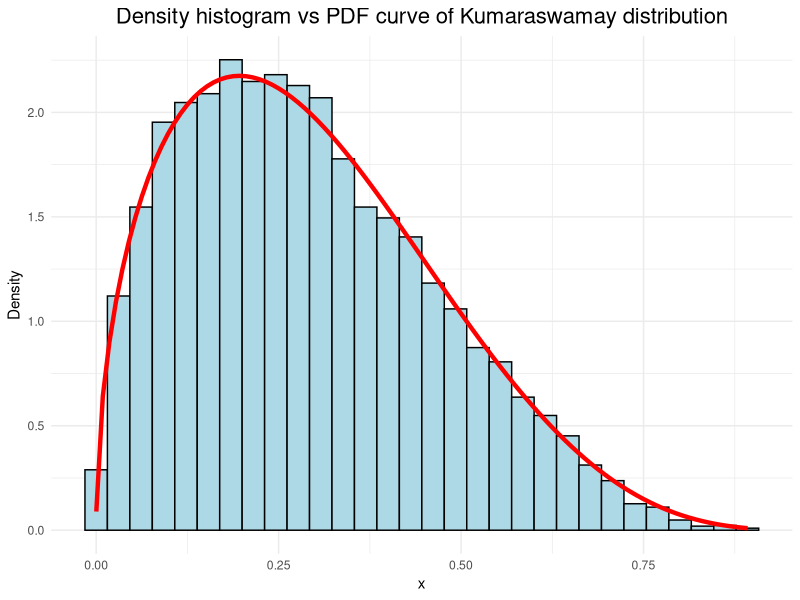
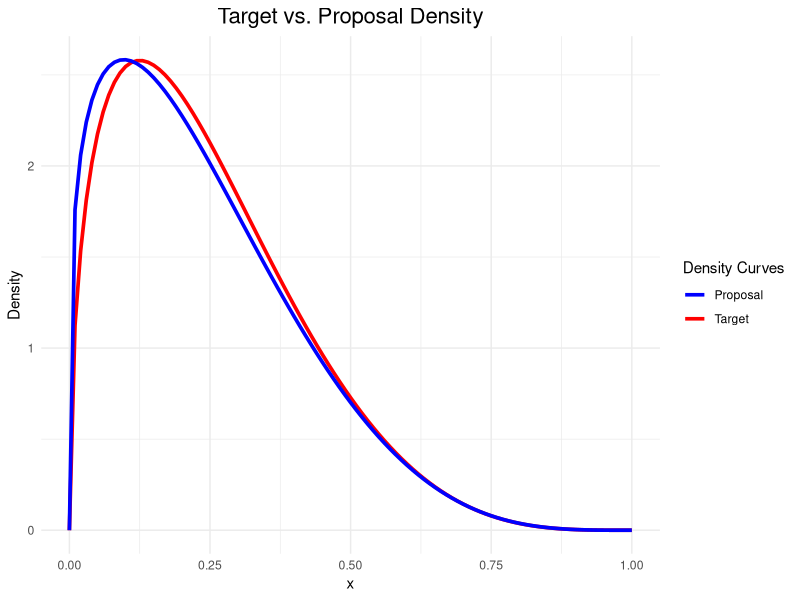
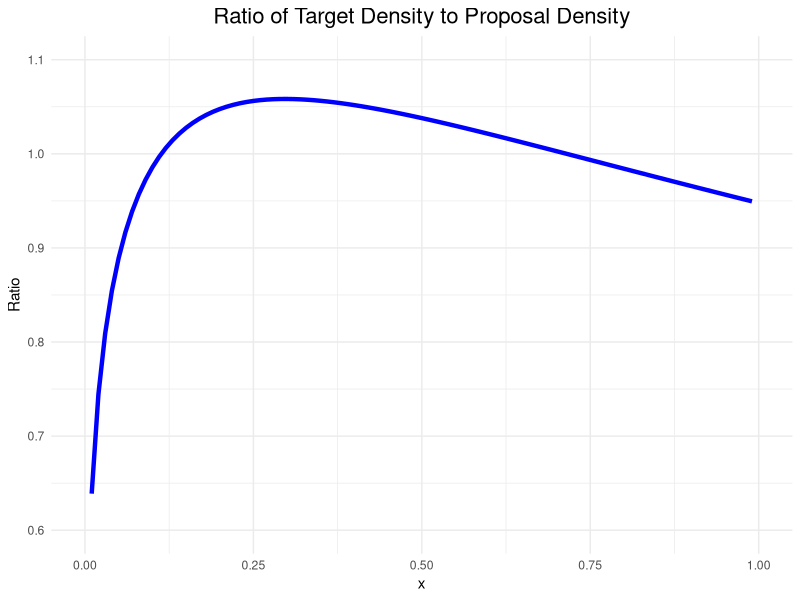
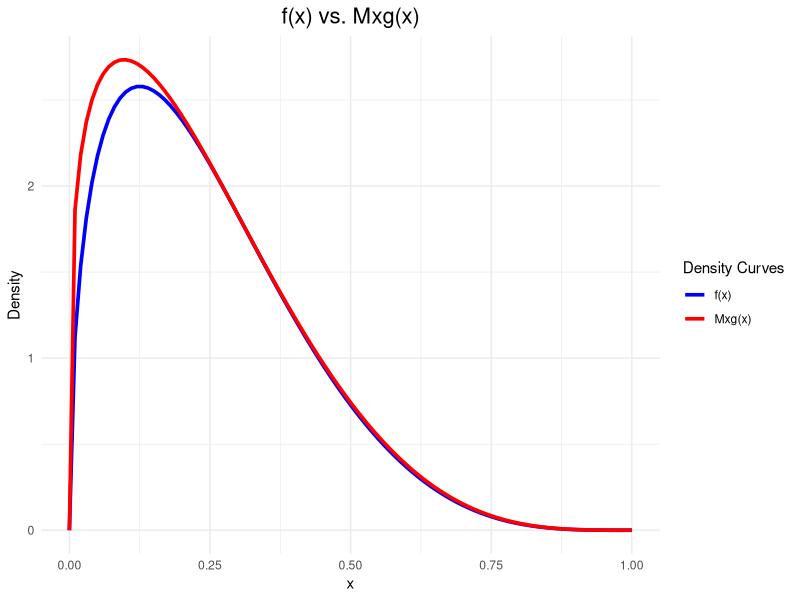
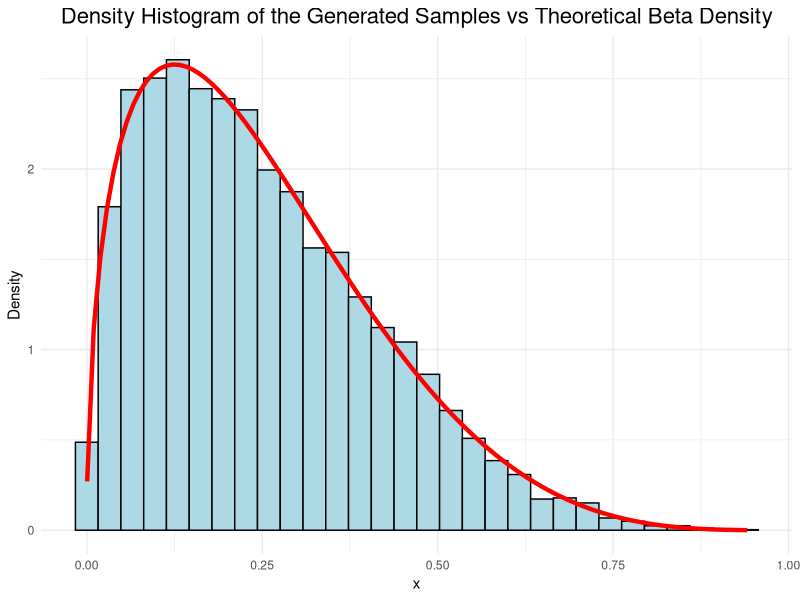
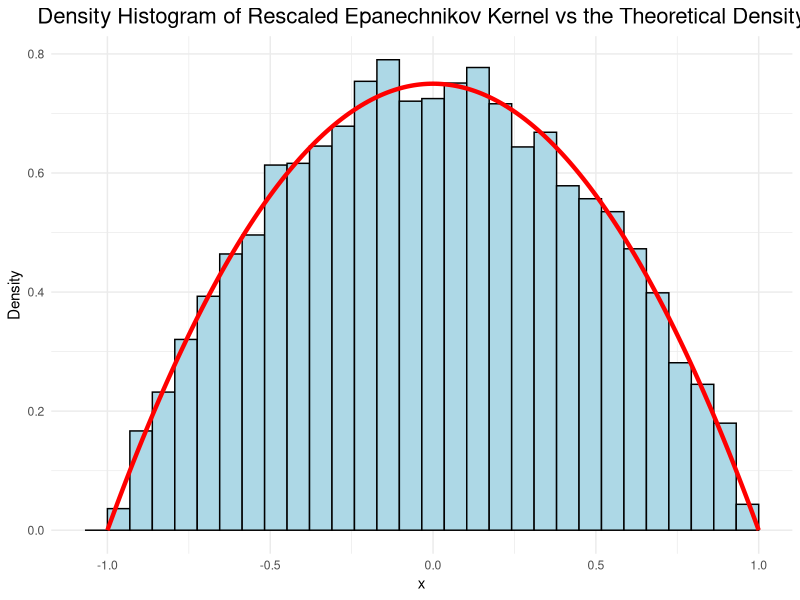
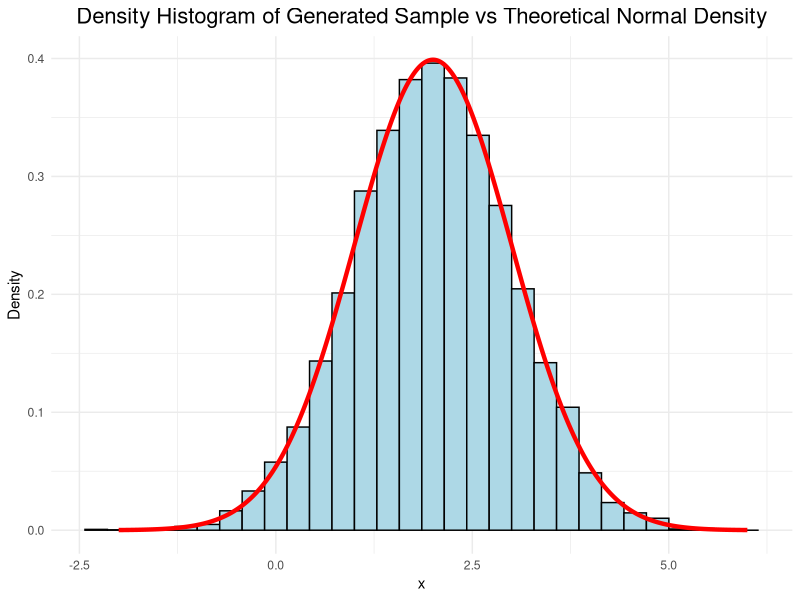
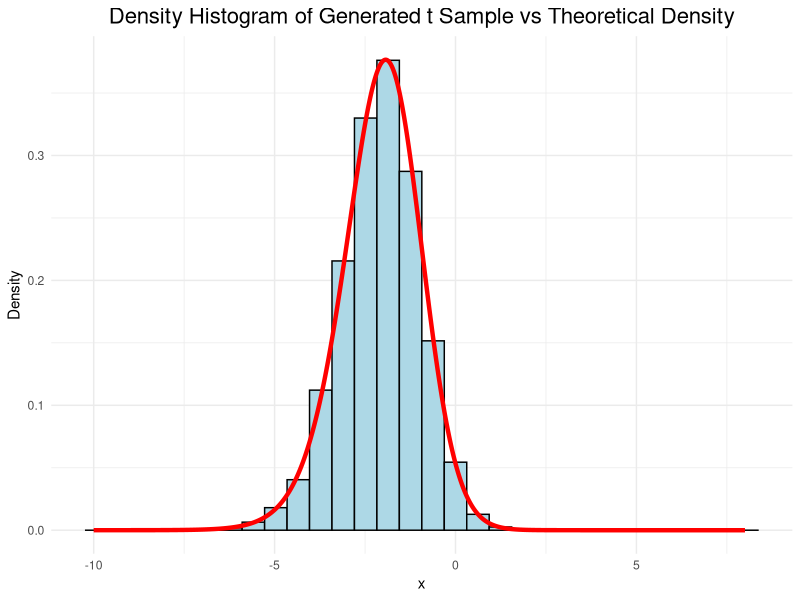

Generate these figures, in order, with R:
## ---- chunk 1
# Load packages
library(ggplot2)
## ---- chunk 2
# The pdf function for Kumaraswamay distribution
dkumara <- function(x, alpha, beta) {
  ifelse(x > 0 & x < 1, alpha * beta * x^(alpha - 1) * (1 - x^alpha)^(beta - 1), 0)
}

# The cdf function for Kumaraswamay distribution
pkumara <- function(x, alpha, beta) {
  ifelse(x > 0 & x < 1, 1 - (1 - x^alpha)^beta, 0)
}

# The quantile function for Kumaraswamay distribution
qkumara <- function(p, alpha, beta) {
  ifelse(p >= 0 & p <= 1, (1 - (1 - p)^(1/beta))^(1/alpha), NA)
}

# A function to generate random samples from Kumaraswamay distribution
rkumara <- function(n, alpha, beta) {
  p <- runif(n)
  qkumara(p, alpha, beta)
}
## ---- chunk 3
# Set the random seed for reproducibility
set.seed(5761)

# Set the parameters
alpha <- 1.5
beta <- 4.5
n <- 10^4

# Generate a random sample from Kumaraswamay distribution
kumara_sample <- rkumara(n, alpha, beta)

# Create a data frame for the sample
kumara_sample <- data.frame(x = kumara_sample)

# Create a plot for the density histogram and PDF curve
ggplot(kumara_sample, aes(x = x)) +
  geom_histogram(aes(y = ..density..), bins = 30, fill = "lightblue", color = "black") +
  geom_function(
    fun = function(x) dkumara(x, alpha, beta),
    color = "red",
    size = 1.5
  ) +
  labs(
    title = "Density histogram vs PDF curve of Kumaraswamay distribution",
    x = "x",
    y = "Density"
  ) +
  theme_minimal() +
  theme(plot.title = element_text(hjust = 0.5, size = 16))
## ---- chunk 4
# Define the target PDF (Beta distribution)
f <- function(x) dbeta(x, shape1 = 1.5, shape2 = 4.5)

# Define the proposal PDF (Kumaraswamy distribution)
g <- function(x, alpha, beta) dkumara(x, alpha, beta)

# Function to calculate the ratio f(x)/g(x)
ratio_fg <- function(x, alpha, beta) {
  f(x) / g(x, alpha, beta)
}
## ---- chunk 5
# Set beta parameter for the proposal distribution
beta_proposal <- 4.5

# Set alpha parameter for the proposal distribution
alpha_proposal <- 1.25

# Create a sequence of x values
x_values <- seq(0, 1, by = 0.01)

# Calculate the corresponding values of f(x), g(x), and f(x)/g(x)
f_values <- sapply(x_values, f)
g_values <- sapply(x_values, g, alpha = alpha_proposal, beta = beta_proposal)
ratio_values <- sapply(x_values, ratio_fg, alpha = alpha_proposal, beta = beta_proposal)

# Create a data frame
plot_data <- data.frame(x = x_values, f = f_values, g = g_values, ratio = ratio_values)

# Create a plot of the target density vs proposal density
ggplot(plot_data, aes(x = x)) +
  geom_line(aes(y = f, linetype = "Target", color = "Target"), size = 1.25) +
  geom_line(aes(y = g, linetype = "Proposal", color = "Proposal"), size = 1.25) +
  labs(
    title = "Target vs. Proposal Density",
    x = "x",
    y = "Density"
  ) +
  theme_minimal() +
  theme(plot.title = element_text(hjust = 0.5, size = 16)) +
  scale_linetype_manual(values = c("solid", "solid"), name = "Density Curves") +
  scale_color_manual(values = c("blue", "red"), name = "Density Curves")

# Create a plot of the ratio f(x)/g(x)
ggplot(plot_data, aes(x = x, y = ratio)) +
  geom_line(color = "blue", size = 1.5) +
  labs(
    title = "Ratio of Target Density to Proposal Density",
    x = "x",
    y = "Ratio"
  ) +
  theme_minimal() +
  theme(plot.title = element_text(hjust = 0.5, size = 16)) +
  ylim(0.6, 1.10)
## ---- chunk 6
# Find the maximum ratio f(x)/g(x)
  M <- optimize(ratio_fg, interval = c(0, 1), alpha = alpha_proposal, beta = beta_proposal, maximum = TRUE)
## ---- chunk 7
# Create a sequence of x values
x_values <- seq(0, 1, by = 0.01)

# Calculate the corresponding values of f(x) and M⋅g(x)
f_values <- sapply(x_values, f)
scaled_g_values <- M$objective * sapply(x_values, g, alpha = alpha_proposal, beta = beta_proposal)

# Create a data frame
plot_data <- data.frame(x = x_values, f = f_values, mg = scaled_g_values)

# Plot f(x) vs M⋅g(x)
ggplot(plot_data, aes(x = x)) +
  geom_line(aes(y = f, linetype = "f(x)", color = "f(x)"), size = 1.25) +
  geom_line(aes(y = mg, linetype = "Mxg(x)", color = "Mxg(x)"), size = 1.25) +
  labs(
    title = "f(x) vs. Mxg(x)",
    x = "x",
    y = "Density"
  ) +
  theme_minimal() +
  theme(plot.title = element_text(hjust = 0.5, size = 16)) +
  scale_linetype_manual(values = c("solid", "solid"), name = "Density Curves") +
  scale_color_manual(values = c("blue", "red"), name = "Density Curves")
## ---- chunk 8
# Set the sample size
sample_size <- 10^4

# Initialize variables to store accepted and rejected samples
accepted_samples <- c()
rejected_samples <- c()

# Perform rejection sampling
while (length(accepted_samples) < sample_size) {
  # Generate a random value from the proposal distribution
  y <- rkumara(1, alpha = alpha_proposal, beta = beta_proposal)
  
  # Generate a random number from the uniform distribution
  u <- runif(1)
  
  # Calculate the acceptance probability
  acceptance_prob <- f(y) / (M$objective * g(y, alpha = alpha_proposal, beta = beta_proposal))
  
  if (u < acceptance_prob) {
    # Accept the sample
    accepted_samples <- c(accepted_samples, y)
  } else {
    # Reject the sample
    rejected_samples <- c(rejected_samples, y)
  }
}

# Calculate the percentage of accepted samples
percentage_accepted <- length(accepted_samples) / (length(accepted_samples) + length(rejected_samples)) * 100

cat("Percentage of accepted samples:", percentage_accepted, "%\n")
cat("Theoretical acceptance probability (1/M):", 1/M$objective, "\n")

# Create a data frame for the accepted samples
accepted_samples <- data.frame(x = accepted_samples)
## ---- chunk 9
# Create a density histogram of the accepted samples
ggplot(accepted_samples, aes(x = x)) +
  geom_histogram(aes(y = ..density..), bins = 30, fill = "lightblue", color = "black") +
  geom_function(
    fun = function(x) dbeta(x, shape1 = 1.5, shape2 = 4.5),
    color = "red",
    size = 1.5
  ) +
  labs(
    title = "Density Histogram of the Generated Samples vs Theoretical Beta Density",
    x = "x",
    y = "Density"
  ) +
  theme_minimal() +
  theme(plot.title = element_text(hjust = 0.5, size = 16))
## ---- chunk 10
# PDF of the rescaled Epanechnikov kernel
d_epanech <- function(x) {
  ifelse(abs(x) <= 1, 3/4 * (1 - x^2), 0)
}
## ---- chunk 11
# Function to generate random variables
r_epanech <- function(n) {
  U1 <- runif(n, min = -1, max = 1)
  U2 <- runif(n, min = -1, max = 1)
  U3 <- runif(n, min = -1, max = 1)
  
  # Decide which value to deliver based on the conditions
  values <- ifelse(abs(U3) >= abs(U2) & abs(U3) >= abs(U1), U2, U3)
  return(values)
}
## ---- chunk 12
# Set the sample size
sample_size <- 10^4

# Generate a sample from the rescaled Epanechnikov kernel distribution
epanechnikov_sample <- r_epanech(sample_size)

# Create a data frame
epanechnikov_sample <- data.frame(x = epanechnikov_sample)

# Create a sequence of x values for the theoretical density
x_values <- seq(-1, 1, by = 0.01)
theoretical_density <- d_epanech(x_values)

# Plot a density histogram vs the theoretical density
ggplot(epanechnikov_sample, aes(x = x)) +
  geom_histogram(aes(y = ..density..), bins = 30, fill = "lightblue", color = "black") +
  geom_line(data = data.frame(x = x_values, density = theoretical_density), aes(x = x, y = density), color = "red", size = 1.5) +
  labs(
    title = "Density Histogram of Rescaled Epanechnikov Kernel vs the Theoretical Density",
    x = "x",
    y = "Density"
  ) +
  theme_minimal() +
  theme(plot.title = element_text(hjust = 0.5, size = 16))
## ---- chunk 13
# Function to generate random sample from a normal distribution using Box-Muller
my_rnorm <- function(n, mean = 0, sd = 1) {
  # Check if n is even
  if (n %% 2 != 0) {
    stop("Error")
  }
  
  u1 <- runif(n / 2)
  u2 <- runif(n / 2)
  x1 <- sqrt(-2 * log(u1)) * cos(2 * pi * u2)
  x2 <- sqrt(-2 * log(u1)) * sin(2 * pi * u2)
  
  # Apply scale and location transformation
  sample <- c(x1, x2) * sd + mean
  
  return(sample)
}
## ---- chunk 14
# Set the sample size
sample_size <- 10000

# Generate a sample from a normal distribution with mean = 2 and sd = 1
mu <- 2
sigma <- 1
sample <- my_rnorm(sample_size, mean = mu, sd = sigma)

# Create a sequence of x values for the theoretical density
x_values <- seq(mu - 4 * sigma, mu + 4 * sigma, by = 0.01)
theoretical_density <- dnorm(x_values, mean = mu, sd = sigma)

# Plot a density histogram vs the theoretical density
ggplot(data.frame(x = sample), aes(x = x)) +
  geom_histogram(aes(y = ..density..), bins = 30, fill = "lightblue", color = "black") +
  geom_line(data = data.frame(x = x_values, density = theoretical_density), aes(x = x, y = density), color = "red", size = 1.5) +
  labs(
    title = "Density Histogram of Generated Sample vs Theoretical Normal Density",
    x = "x",
    y = "Density"
  ) +
  theme_minimal() +
  theme(plot.title = element_text(hjust = 0.5, size = 16))
## ---- chunk 15
my_rchisq <- function(n, df) {
  rnorm_values <- my_rnorm(n * df)
  squared_values <- rnorm_values^2
  chi_squared_values <- rowSums(matrix(squared_values, nrow = n))
  return(chi_squared_values)
}
## ---- chunk 16
# Function to generate random samples from non-central Student's t distribution
my_rt <- function(n, df, ncp = 0) {
  if (df <= 0) {
    stop("Error")
  }
  
  # Generate standard normal random variables
  z <- my_rnorm(n)
  
  # Generate chi-squared random variables
  w <- my_rchisq(n, df)
  
  # Calculate the t random variables
  t <- (z + ncp) / sqrt(w / df)
  
  return(t)
}
## ---- chunk 17
# Set the sample size and parameters
sample_size <- 10^4
df <- 20
non_central_param <- -2

# Generate a sample from the non-central t distribution
t_sample <- my_rt(sample_size, df, non_central_param)

# Create a sequence of x values for the theoretical density
x_values <- seq(-10, 8, by = 0.01)
theoretical_density <- dt(x_values, df = df, ncp = non_central_param)

# Plot a density histogram vs the theoretical density
ggplot(data.frame(x = t_sample), aes(x = x)) +
  geom_histogram(aes(y = ..density..), bins = 30, fill = "lightblue", color = "black") +
  geom_line(data = data.frame(x = x_values, density = theoretical_density), aes(x = x, y = density), color = "red", size = 1.5) +
  labs(
    title = "Density Histogram of Generated t Sample vs Theoretical Density",
    x = "x",
    y = "Density"
  ) +
  theme_minimal() +
  theme(plot.title = element_text(hjust = 0.5, size = 16))
